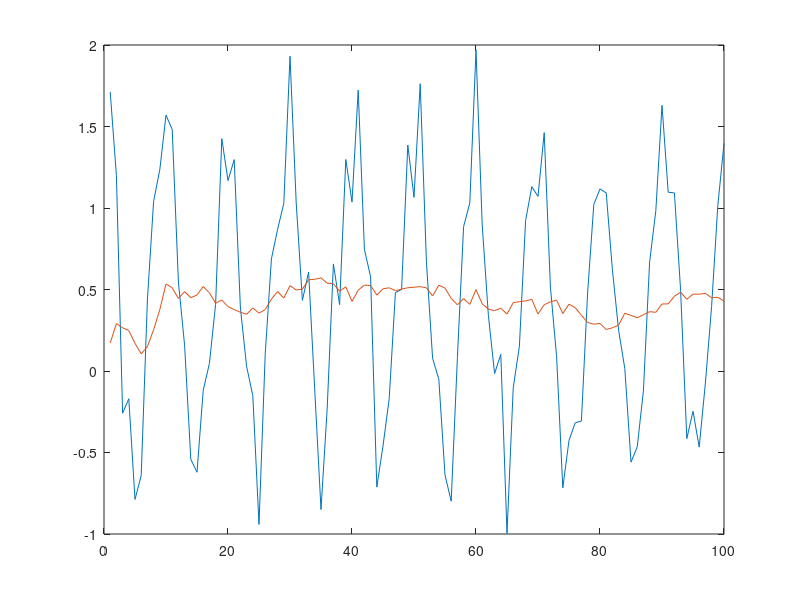

MATLAB code for this plot:
input = [];
for n= 1:100
    temp = cos(2*n*pi/10) + rand();
    input = [input temp];
end

t = 1:100;
B = (1/10)*ones(10,1);
out = filter(B,1,input);

plot(t, input, t, out)